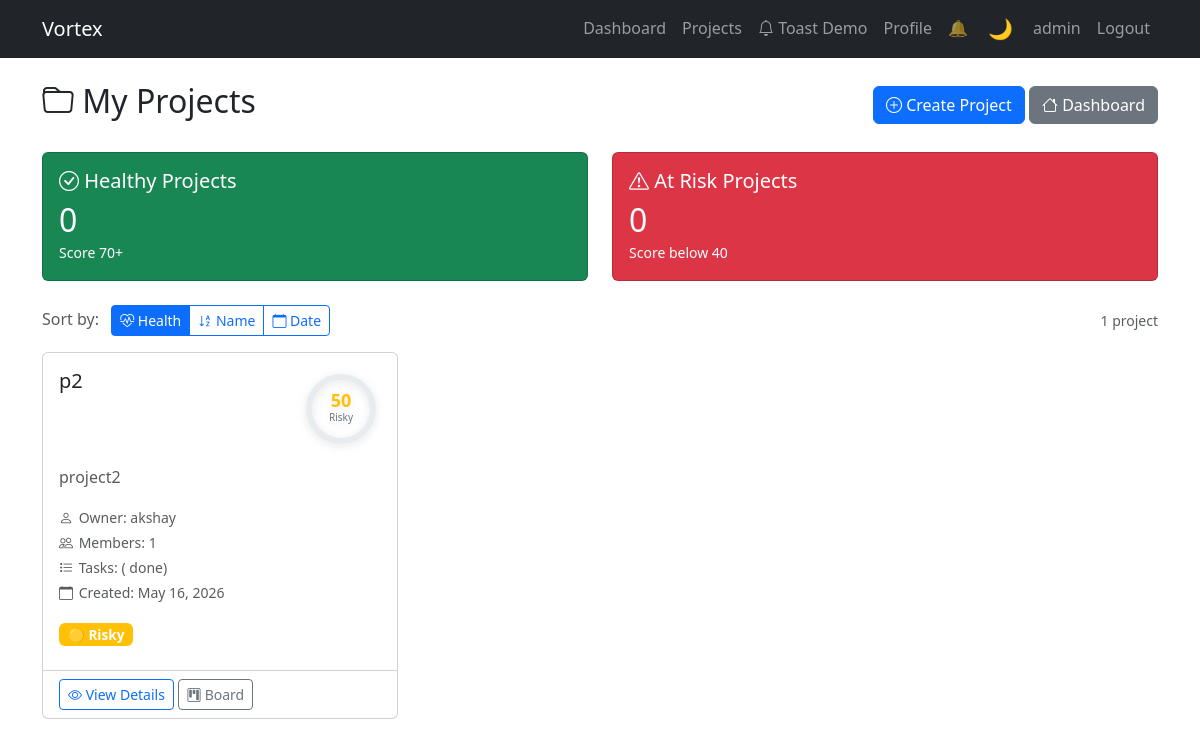
Page /api/projects/ (signed in) on the committed database.
### apps/accounts/models.py (models this page shows, shortened)
class User(AbstractUser):
    ROLE_CHOICES = [
        ('admin', 'Admin'),
        ('manager', 'Manager'),
        ('member', 'Member'),
    ]
    id = models.UUIDField(primary_key=True, default=uuid.uuid4, editable=False)
    email = models.EmailField(unique=True)
    profile_image = models.URLField(blank=True, null=True)
    bio = models.TextField(blank=True, null=True)
    role = models.CharField(max_length=20, choices=ROLE_CHOICES, default='member')
    created_at = models.DateTimeField(auto_now_add=True)
    updated_at = models.DateTimeField(auto_now=True)
    USERNAME_FIELD = 'email'
    REQUIRED_FIELDS = ['username']
    class Meta:
        ordering = ['-created_at']

### apps/projects/models.py (models this page shows, shortened)
class Project(models.Model):
    id = models.UUIDField(primary_key=True, default=uuid.uuid4, editable=False)
    name = models.CharField(max_length=200)
    description = models.TextField()
    owner = models.ForeignKey(
        settings.AUTH_USER_MODEL,
        on_delete=models.CASCADE,
        related_name='owned_projects'
    )
    members = models.ManyToManyField(
        settings.AUTH_USER_MODEL,
        through='ProjectMember',
        through_fields=('project', 'user'),
        related_name='projects',
        blank=True
    )
    created_at = models.DateTimeField(auto_now_add=True)
    updated_at = models.DateTimeField(auto_now=True)
    class Meta:
        ordering = ['-created_at']

### apps/projects/views.py (the view)
# urls.py: path('', views.project_list, name='project_list'),
@login_required
def project_list(request):
    projects = Project.objects.filter(
        models.Q(owner=request.user) | models.Q(members=request.user)
    ).distinct().prefetch_related('tasks')
    projects_with_health = []
    for project in projects:
        health = calculate_project_health(project)
        projects_with_health.append({
            'project': project,
            'health': health
        })
    sort_by = request.GET.get('sort', 'health')
    if sort_by == 'name':
        projects_with_health.sort(key=lambda x: x['project'].name.lower())
    elif sort_by == 'date':
        projects_with_health.sort(key=lambda x: x['project'].created_at, reverse=True)
    else:  # sort by health (default)
        projects_with_health.sort(key=lambda x: x['health']['score'])
    healthy_count = sum(1 for p in projects_with_health if p['health']['score'] >= 70)
    at_risk_count = sum(1 for p in projects_with_health if p['health']['score'] < 40)
    context = {
        'projects_with_health': projects_with_health,
        'sort_by': sort_by,
        'healthy_count': healthy_count,
        'at_risk_count': at_risk_count,
    }
    return render(request, 'projects/project_list.html', context)

### apps/common/templatetags/json_tags.py (called while the page is built, shortened)
@register.filter(name='safe_json')
def safe_json(value):
    if not value:
        return mark_safe('[]')

### apps/projects/utils.py (called while the page is built, shortened)
def calculate_project_health(project):
    tasks = project.tasks.all()
    total_tasks = tasks.count()
    score = 0
    breakdown = {
        'tasks_done': 0,
        'no_overdue': 0,
        'all_assigned': 0,
        'overdue_penalty': 0,
        'recent_activity': 0,
    }
    if total_tasks == 0:
        return {
            'score': 50,
            'label': 'Risky',
            'color': 'yellow',
            'emoji': '🟡',
            'breakdown': breakdown
        }

### apps/projects/templates/projects/project_list.html (shortened to what this page needs)
{% extends 'accounts/base.html' %}
{% block content %}
<div class="d-flex justify-content-between align-items-center mb-4">
    <h2><i class="bi bi-folder"></i> My Projects</h2>
    <div>
        <a href="{% url 'projects:project_create' %}" class="btn btn-primary">
            <i class="bi bi-plus-circle"></i> Create Project
        </a>
        <a href="{% url 'accounts:dashboard' %}" class="btn btn-secondary">
            <i class="bi bi-house"></i> Dashboard
        </a>
    </div>
</div>
{% if projects_with_health %}
<div class="row mb-4">
    <div class="col-md-6">
        <div class="card bg-success text-white">
            <div class="card-body">
                <h5 class="card-title">
                    <i class="bi bi-check-circle"></i> Healthy Projects
                </h5>
                <h2 class="mb-0">{{ healthy_count }}</h2>
                <small>Score 70+</small>
            </div>
        </div>
    </div>
    <div class="col-md-6">
        <div class="card bg-danger text-white">
            <div class="card-body">
                <h5 class="card-title">
                    <i class="bi bi-exclamation-triangle"></i> At Risk Projects
                </h5>
                <h2 class="mb-0">{{ at_risk_count }}</h2>
                <small>Score below 40</small>
            </div>
        </div>
    </div>
</div>
<div class="d-flex justify-content-between align-items-center mb-3">
    <div>
        <span class="text-muted">Sort by:</span>
        <div class="btn-group ms-2" role="group">
            <a href="?sort=health" class="btn btn-sm btn-{% if sort_by == 'health' %}primary{% else %}outline-primary{% endif %}">
                <i class="bi bi-heart-pulse"></i> Health
            </a>
            <a href="?sort=name" class="btn btn-sm btn-{% if sort_by == 'name' %}primary{% else %}outline-primary{% endif %}">
                <i class="bi bi-sort-alpha-down"></i> Name
            </a>
            <a href="?sort=date" class="btn btn-sm btn-{% if sort_by == 'date' %}primary{% else %}outline-primary{% endif %}">
                <i class="bi bi-calendar"></i> Date
            </a>
        </div>
    </div>
    <small class="text-muted">{{ projects_with_health|length }} project{{ projects_with_health|length|pluralize }}</small>
</div>
<div class="row">
    {% for item in projects_with_health %}
        {% with project=item.project health=item.health %}
            {% include 'projects/project_card.html' %}
        {% endwith %}
    {% endfor %}
</div>
{% endif %}
{% endblock %}

### apps/accounts/templates/accounts/base.html (shortened to what this page needs)
<!DOCTYPE html>
<html lang="en">
<head>
    {% load static %}
    <link href="https://cdn.jsdelivr.net/npm/bootstrap@5.3.0/dist/css/bootstrap.min.css" rel="stylesheet">
    <link rel="stylesheet" href="https://cdn.jsdelivr.net/npm/bootstrap-icons@1.10.0/font/bootstrap-icons.css">
    <link rel="stylesheet" href="{% static 'css/dark-theme.css' %}">
    <link rel="stylesheet" href="{% static 'css/toast-system.css' %}">
    <link rel="stylesheet" href="{% static 'css/health-score.css' %}">
</head>
<body>
    <nav class="navbar navbar-expand-lg navbar-dark bg-dark">
        <div class="container">
            <a class="navbar-brand" href="{% url 'accounts:dashboard' %}">Vortex</a>
            <div class="collapse navbar-collapse" id="navbarNav">
                <ul class="navbar-nav ms-auto">
                    {% if user.is_authenticated %}
                        <li class="nav-item">
                            <a class="nav-link" href="{% url 'accounts:dashboard' %}">Dashboard</a>
                        </li>
                        <li class="nav-item">
                            <a class="nav-link" href="{% url 'projects:project_list' %}">Projects</a>
                        </li>
                        <li class="nav-item">
                            <a class="nav-link" href="{% url 'accounts:toast_demo' %}">
                                <i class="bi bi-bell"></i> Toast Demo
                            </a>
                        </li>
                        <li class="nav-item">
                            <a class="nav-link" href="{% url 'accounts:profile' %}">Profile</a>
                        </li>
                        <li class="nav-item">
                            <button id="sound-toggle" class="nav-link border-0 bg-transparent" aria-label="Toggle sound">
                            </button>
                        </li>
                        <li class="nav-item">
                            <button id="theme-toggle" class="nav-link border-0 bg-transparent" aria-label="Toggle theme">
                            </button>
                        </li>
                        <li class="nav-item">
                            <span class="nav-link">{{ user.username }}</span>
                        </li>
                        <li class="nav-item">
                            <a class="nav-link" href="{% url 'accounts:logout' %}">Logout</a>
                        </li>
                    {% endif %}
                </ul>
            </div>
        </div>
    </nav>
    {% load json_tags %}
    <div class="container mt-4">
        {% block content %}{% endblock %}
    </div>
</body>
</html>

### apps/projects/templates/projects/project_card.html
{% load static %}
<div class="col-md-6 col-lg-4 mb-4">
    <div class="card h-100 project-card">
        <div class="card-body">
            <div class="d-flex justify-content-between align-items-start mb-3">
                <h5 class="card-title mb-0">{{ project.name }}</h5>
                <div class="health-score-container"
                     data-bs-toggle="tooltip"
                     data-bs-placement="top"
                     data-bs-html="true"
                     title="<strong>Health Score Breakdown:</strong><br>
                            Tasks Done: {{ health.breakdown.tasks_done }}<br>
                            No Overdue: {{ health.breakdown.no_overdue }}<br>
                            All Assigned: {{ health.breakdown.all_assigned }}<br>
                            Overdue Penalty: {{ health.breakdown.overdue_penalty }}<br>
                            Recent Activity: {{ health.breakdown.recent_activity }}">
                    <svg class="health-circle" width="80" height="80" viewBox="0 0 80 80">
                        <circle cx="40" cy="40" r="32"
                                fill="none"
                                stroke="#e9ecef"
                                stroke-width="6"/>
                        <circle cx="40" cy="40" r="32"
                                fill="none"
                                stroke="{% if health.color == 'green' %}#28a745{% elif health.color == 'yellow' %}#ffc107{% else %}#dc3545{% endif %}"
                                stroke-width="6"
                                stroke-linecap="round"
                                stroke-dasharray="201"
                                stroke-dashoffset="201"
                                transform="rotate(-90 40 40)"
                                class="health-progress"
                                data-score="{{ health.score }}"/>
                        <text x="40" y="38"
                              text-anchor="middle"
                              font-size="18"
                              font-weight="bold"
                              fill="{% if health.color == 'green' %}#28a745{% elif health.color == 'yellow' %}#ffc107{% else %}#dc3545{% endif %}">
                            {{ health.score }}
                        </text>
                        <text x="40" y="52"
                              text-anchor="middle"
                              font-size="10"
                              fill="#6c757d">
                            {{ health.label }}
                        </text>
                    </svg>
                </div>
            </div>
            <p class="card-text text-muted">{{ project.description|truncatewords:20 }}</p>
            <div class="project-stats mb-3">
                <small class="text-muted d-block">
                    <i class="bi bi-person"></i> Owner: {{ project.owner.username }}
                </small>
                <small class="text-muted d-block">
                    <i class="bi bi-people"></i> Members: {{ project.members.count }}
                </small>
                <small class="text-muted d-block">
                    <i class="bi bi-list-task"></i> Tasks: {{ health.total_tasks }}
                    ({{ health.done_tasks }} done{% if health.overdue_tasks %}, {{ health.overdue_tasks }} overdue{% endif %})
                </small>
                <small class="text-muted d-block">
                    <i class="bi bi-calendar"></i> Created: {{ project.created_at|date:"M d, Y" }}
                </small>
            </div>
            <div class="mb-2">
                <span class="badge bg-{% if health.color == 'green' %}success{% elif health.color == 'yellow' %}warning{% else %}danger{% endif %}">
                    {{ health.emoji }} {{ health.label }}
                </span>
            </div>
        </div>
        <div class="card-footer bg-transparent">
            <a href="{% url 'projects:project_detail' project.pk %}" class="btn btn-sm btn-outline-primary">
                <i class="bi bi-eye"></i> View Details
            </a>
            <a href="{% url 'projects:project_kanban' project.pk %}" class="btn btn-sm btn-outline-secondary">
                <i class="bi bi-kanban"></i> Board
            </a>
        </div>
    </div>
</div>

### static/css/dark-theme.css (style rules this page uses)
:root { --bg-primary: #ffffff; --bg-secondary: #f8f9fa; --bg-tertiary: #e9ecef; --text-primary: #212529; --text-secondary: #6c757d; --text-muted: #adb5bd; --border-color: #dee2e6; --card-bg: #ffffff; --modal-bg: #ffffff; --navbar-bg: #212529; --navbar-text: #ffffff; --input-bg: #ffffff; --input-border: #ced4da; --table-bg: #ffffff; --table-hover: #f8f9fa; --dropdown-bg: #ffffff; --dropdown-hover: #f8f9fa; --shadow: rgba(0, 0, 0, 0.1); --shadow-lg: rgba(0, 0, 0, 0.15); }
* { transition: background-color 0.3s ease, color 0.3s ease, border-color 0.3s ease, background 0.3s ease; }
#theme-toggle { background: transparent; border: 1px solid var(--border-color); color: var(--navbar-text); padding: 0.375rem 0.75rem; border-radius: 0.375rem; cursor: pointer; font-size: 1.25rem; transition: all 0.3s ease; }

### static/css/health-score.css (style rules this page uses)
.project-card { transition: transform 0.2s, box-shadow 0.2s; }
.health-score-container { cursor: help; position: relative; }
.health-circle { filter: drop-shadow(0 2px 4px rgba(0, 0, 0, 0.1)); }
.project-stats small { line-height: 1.8; }
.project-stats i { width: 16px; display: inline-block; }
.btn-group .btn { border-radius: 0; }
.btn-group .btn:first-child { border-top-left-radius: 0.25rem; border-bottom-left-radius: 0.25rem; }
.btn-group .btn:last-child { border-top-right-radius: 0.25rem; border-bottom-right-radius: 0.25rem; }
.badge { font-size: 0.85rem; padding: 0.35em 0.65em; }
.project-card { animation: fadeInUp 0.5s ease-out; }
.project-card:nth-child(1) { animation-delay: 0.1s; }

### rows in the picture
User: username "admin"
Project: project.name "p2", health.score "50", health.label "Risky", project.description "project2", project.owner.username "akshay", project.members.count "1", project.created_at "May 16, 2026", health.emoji "🟡"

### other values in the picture
{{ healthy_count }} "0"
{{ at_risk_count }} "0"
{{ projects_with_health|length }} "1"
